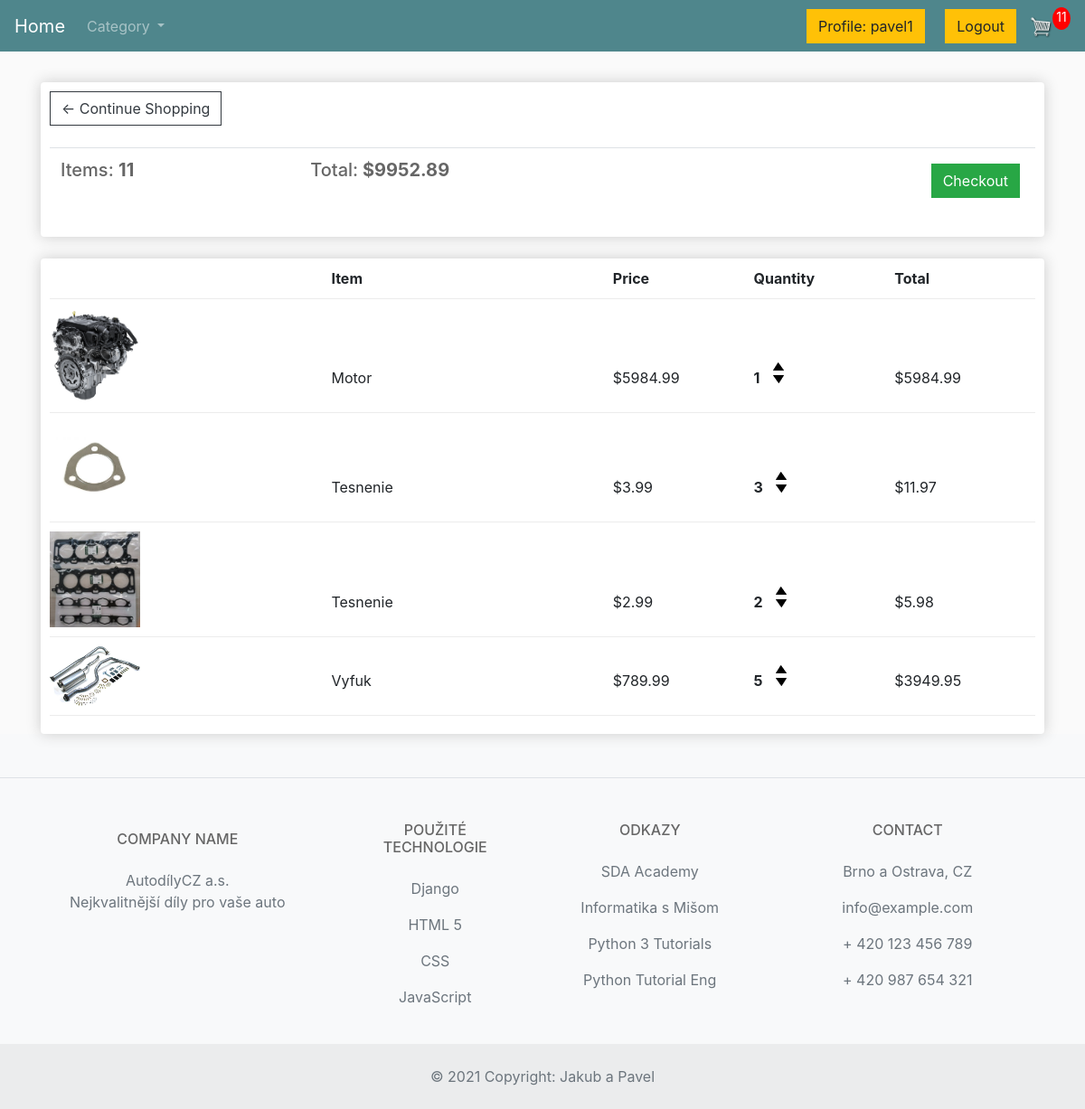
Page /cart/ (signed in) on the committed database.
### store/models.py (models this page shows, shortened)
class Order(models.Model):
    customer = models.ForeignKey(Customer, on_delete=models.SET_NULL, null=True, blank=True)
    date_ordered = models.DateTimeField(auto_now_add=True)
    complete = models.BooleanField(default=False)
    transaction_id = models.CharField(max_length=100, null=True)
    @property
    def get_cart_total(self):
        orderitems = self.orderitem_set.all()
        total = sum([item.get_total for item in orderitems])
        return total
    @property
    def get_cart_items(self):
        orderitems = self.orderitem_set.all()
        total = sum([item.quantity for item in orderitems])
        return total

class OrderItem(models.Model):
    product = models.ForeignKey(Product, on_delete=models.SET_NULL, null=True)
    order = models.ForeignKey(Order, on_delete=models.SET_NULL, null=True)
    quantity = models.IntegerField(default=0, null=True, blank=True)
    date_added = models.DateTimeField(auto_now_add=True)
    @property
    def get_total(self):
        total = self.product.price * self.quantity
        return total

class Product(models.Model):
    name = models.CharField(max_length=200)
    price = models.FloatField()
    digital = models.BooleanField(default=False, null=True, blank=True)
    Description = models.CharField(max_length=500, default="bez popisu")
    image = models.ImageField(null=True, blank=True)
    category = models.ManyToManyField(Category, related_name='products')
    @property
    def imageURL(self):
        try:
            url = self.image.url
        except:
            url = ''
        return url

### store/views.py (the view)
# urls.py: path('cart/', views.cart, name="cart"),
def cart(request):
    data = cartData(request)
    cartItems = data['cartItems']
    order = data['order']
    items = data['items']
    categorys = Category.objects.all()
    context = {'items': items, 'order': order, 'cartItems': cartItems, 'categorys': categorys}
    return render(request, 'store/cart.html', context)

### store/utils.py (called while the page is built)
def cartData(request):
    if request.user.is_authenticated:
        customer = request.user.customer
        order, created = Order.objects.get_or_create(customer=customer, complete=False)
        items = order.orderitem_set.all()
        cartItems = order.get_cart_items
    else:
        cookieData = cookieCart(request)
        cartItems = cookieData['cartItems']
        order = cookieData['order']
        items = cookieData['items']
    return {'cartItems': cartItems, 'order': order, 'items': items}

### store/templates/store/cart.html (shortened to what this page needs)
{% extends 'store/main.html' %}
{% load static %}
{% block content %}
	<div class="row">
		<div class="col-lg-12">
			<div class="box-element">
				<a  class="btn btn-outline-dark" href="{% url 'store' %}">&#x2190; Continue Shopping</a>
				<br>
				<br>
				<table class="table">
					<tr>
						<th><h5>Items: <strong>{{order.get_cart_items}}</strong></h5></th>
						<th><h5>Total:<strong> ${{order.get_cart_total|floatformat:2}}</strong></h5></th>
						<th>
							<a  style="float:right; margin:5px;" class="btn btn-success" href="{% url 'checkout' %}">Checkout</a>
						</th>
					</tr>
				</table>
			</div>
			<br>
			<div class="box-element">
				<div class="cart-row">
					<div style="flex:2"><strong>Item</strong></div>
					<div style="flex:1"><strong>Price</strong></div>
					<div style="flex:1"><strong>Quantity</strong></div>
					<div style="flex:1"><strong>Total</strong></div>
				</div>
				{% for item in items %}
				<div class="cart-row">
					<div style="flex:2"><img class="row-image" src="{{item.product.imageURL}}"></div>
					<div style="flex:2"><p>{{item.product.name}}</p></div>
					<div style="flex:1"><p>${{item.product.price|floatformat:2}}</p></div>
					<div style="flex:1">
						<p class="quantity">{{item.quantity}}</p>
						<div class="quantity">
							<img data-product="{{item.product.id}}" data-action="add" class="chg-quantity update-cart" src="{% static  'images/arrow-up.png' %}">
							<img data-product="{{item.product.id}}" data-action="remove" class="chg-quantity update-cart" src="{% static  'images/arrow-down.png' %}">
						</div>
					</div>
					<div style="flex:1"><p>${{item.get_total|floatformat:2}}</p></div>
				</div>
				{% endfor %}
			</div>
		</div>
	</div>
{% endblock content %}

### store/templates/store/main.html (shortened to what this page needs)
<!DOCTYPE html>
{% load static %}
<html>
<head>
	<link rel="stylesheet" href="https://stackpath.bootstrapcdn.com/bootstrap/4.4.1/css/bootstrap.min.css">
	<link rel="stylesheet" type="text/css" href="{% static 'css/main.css' %}">
</head>
<body>
	<nav class="navbar navbar-expand-lg navbar-dark bg-dark">
	  <a class="navbar-brand" href="{% url 'home' %}">Home</a>
	  <div class="collapse navbar-collapse" id="navbarSupportedContent">
	    <ul class="navbar-nav mr-auto">
		  	<li class="nav-item dropdown">
        <a class="nav-link dropdown-toggle" href="#" id="navbarDropdownMenuLink" data-toggle="dropdown" aria-haspopup="true" aria-expanded="false">
          Category
        </a>
            </li>
	    </ul>
	    <div class="form-inline my-2 my-lg-0">
            {% if request.user.is_authenticated %}
                <a class="btn btn-warning" href="{% url 'profile' %}" >Profile: {{ request.user.username }}</a>
            {% endif %}
<p>   &nbsp; &nbsp; &nbsp;</p>
            {% if request.user.is_authenticated %}
            <a href="{% url 'logout' %}" class="btn btn-warning">Logout</a>
            {% endif %}
	     	<a href="{% url 'cart' %}">
	    		<img  id="cart-icon" src="{% static 'images/cart.png' %}">
	    	</a>
	    	<p id="cart-total">{{cartItems}}</p>
	    </div>
	  </div>
	</nav>
     <div class="container" >
            <br>
            {% block content %}
            {% endblock content %}
         </div>
<footer class="text-center text-lg-start bg-light text-muted">
  <section
    class="d-flex justify-content-center justify-content-lg-between p-4 border-bottom"
  >
  </section>
  <section class="">
    <div class="container text-center text-md-start mt-5">
      <div class="row mt-3">
        <div class="col-md-3 col-lg-4 col-xl-3 mx-auto mb-4">
          <h6 class="text-uppercase fw-bold mb-4">
            </i>Company name
          </h6>
          <p>
            AutodílyCZ a.s.<br>
			  Nejkvalitnější díly pro vaše auto
          </p>
        </div>
        <div class="col-md-2 col-lg-2 col-xl-2 mx-auto mb-4">
          <h6 class="text-uppercase fw-bold mb-4">
            Použité technologie
          </h6>
          <p>
            <a href="https://www.djangoproject.com/" class="text-reset">Django</a>
          </p>
          <p>
            <a href="https://www.w3schools.com/html/" class="text-reset">HTML 5</a>
          </p>
          <p>
            <a href="https://www.w3schools.com/css/" class="text-reset">CSS</a>
          </p>
          <p>
            <a href="https://www.javascript.com/" class="text-reset">JavaScript</a>
          </p>
        </div>
        <div class="col-md-3 col-lg-2 col-xl-2 mx-auto mb-4">
          <h6 class="text-uppercase fw-bold mb-4">
            Odkazy
          </h6>
          <p>
            <a href="https://sdacademy.cz/" class="text-reset">SDA Academy</a>
          </p>
          <p>
            <a href="https://www.youtube.com/channel/UChfHPD-cztBLoI-DJyRoSDQ" class="text-reset">Informatika s Mišom</a>
          </p>
          <p>
            <a href="https://youtube.com/playlist?list=PL9n3wo1YKCEge8OeAweKqzeqXA6fSaSXq" class="text-reset">Python 3 Tutorials</a>
          </p>
          <p>
            <a href="https://youtube.com/playlist?list=PLsyeobzWxl7poL9JTVyndKe62ieoN-MZ3" class="text-reset">Python Tutorial Eng</a>
          </p>
        </div>
        <div class="col-md-4 col-lg-3 col-xl-3 mx-auto mb-md-0 mb-4">
          <h6 class="text-uppercase fw-bold mb-4">
            Contact
          </h6>
          <p> Brno a Ostrava, CZ</p>
          <p>
            info@example.com
          </p>
          <p> + 420 123 456 789</p>
          <p> + 420 987 654 321</p>
        </div>
      </div>
    </div>
  </section>
  <div class="text-center p-4" style="background-color: rgba(0, 0, 0, 0.05);">
    © 2021 Copyright:
    <a class="text-reset fw-bold" href="https://github.com/JakubPatoprsty/eshop">Jakub a Pavel</a>
  </div>
</footer>
</body>
</html>

### static/css/main.css (style rules this page uses)
body { background-color: hsl(0, 0%, 98%); }
h1, h2, h3, h4, h5, h6 { color: hsl(0, 0%, 40%); }
.box-element { box-shadow: hsl(0, 0%, 80%) 0 0 16px; background-color: #fff; border-radius: 4px; padding: 10px; }
.bg-dark { background-color: #4f868c !important; }
#cart-icon { width: 25px; display: inline-block; margin-left: 15px; }
#cart-total { display: block; text-align: center; color: #fff; background-color: red; width: 20px; height: 25px; border-radius: 50%; font-size: 14px; }
.col-lg-4, .col-lg-6, .col-lg-8, .col-lg-12 { margin-top: 10px; }
.btn { border-radius: 0; }
.row-image { width: 100px; }
.cart-row { display: flex; align-items: flex-end; padding-bottom: 10px; margin-bottom: 10px; border-bottom: 1px solid #ececec; }
.quantity { display: inline-block; font-weight: 700; padding-right: 10px; }
.chg-quantity { width: 12px; cursor: pointer; display: block; margin-top: 5px; transition: 0.1s; }

### store/templates/store/main.html (style rules this page uses)
img { max-width: 100%; max-height: 100%; display: block; }

### rows in the picture
Order: get_cart_items "11", get_cart_total "9952.89"
OrderItem: product.imageURL (picture), product.name "Motor", product.price "5984.99", quantity "1", get_total "5984.99"
OrderItem: product.imageURL (picture), product.name "Tesnenie", product.price "3.99", quantity "3", get_total "11.97"
OrderItem: product.imageURL (picture), product.name "Tesnenie", product.price "2.99", quantity "2", get_total "5.98"
OrderItem: product.imageURL (picture), product.name "Vyfuk", product.price "789.99", quantity "5", get_total "3949.95"

### other values in the picture
{{ request.user.username }} "pavel1"
{{ cartItems }} "11"
